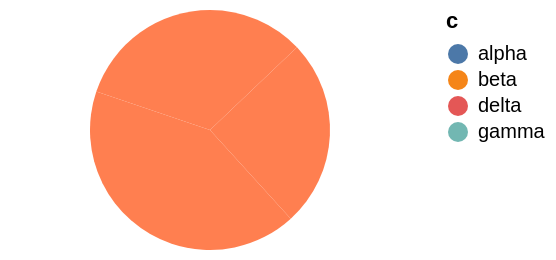

Vega-Lite specification stored for this chart:
### Vega-Lite specification from a JSON file in a GitHub repository (floating-point values rounded to 4 significant figures)
{"$schema": "https://vega.github.io/schema/vega-lite/v6.json", "width": 200, "height": 120, "data": {"values": [{"c": "alpha", "v": 28, "w": 3, "t": "2024-01-07"}, {"c": "beta", "v": 55, "w": 7, "t": "2024-03-19"}, {"c": "gamma", "v": 43, "w": 5, "t": "2024-06-02"}, {"c": "delta", "v": 91, "w": 9, "t": "2024-09-11"}]}, "mark": {"type": "arc", "fill": "coral"}, "encoding": {"theta": {"field": "v", "type": "quantitative"}, "color": {"field": "c", "type": "nominal"}}}
